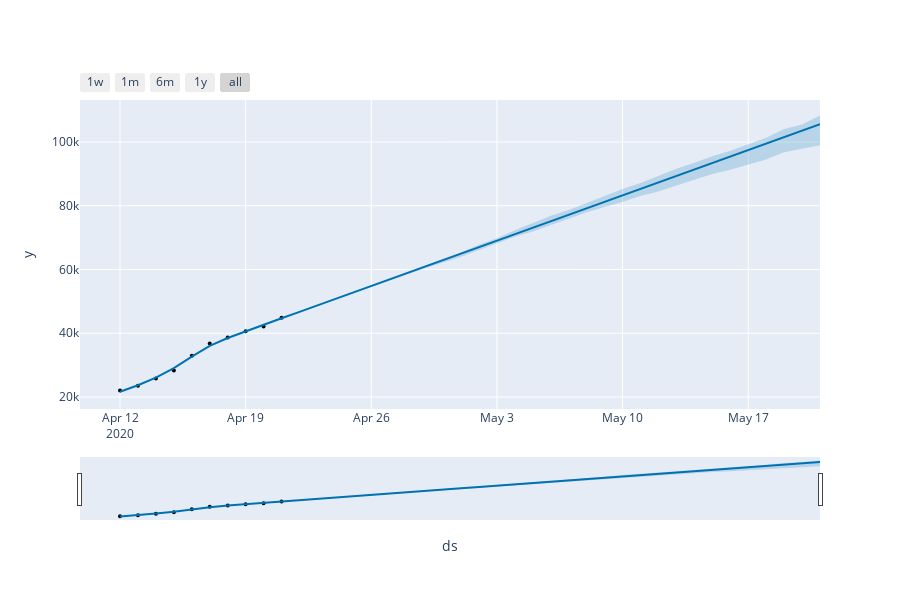

Notebook code for this chart:
### Markdown cell above
Para poder ver los componentes del pronóstico, usaremos plot_plotly

### Code cell
fig = plot_plotly(m, forecast)
py.iplot(fig) 
fig = m.plot(forecast,xlabel='Fecha',ylabel='Recuperados')
